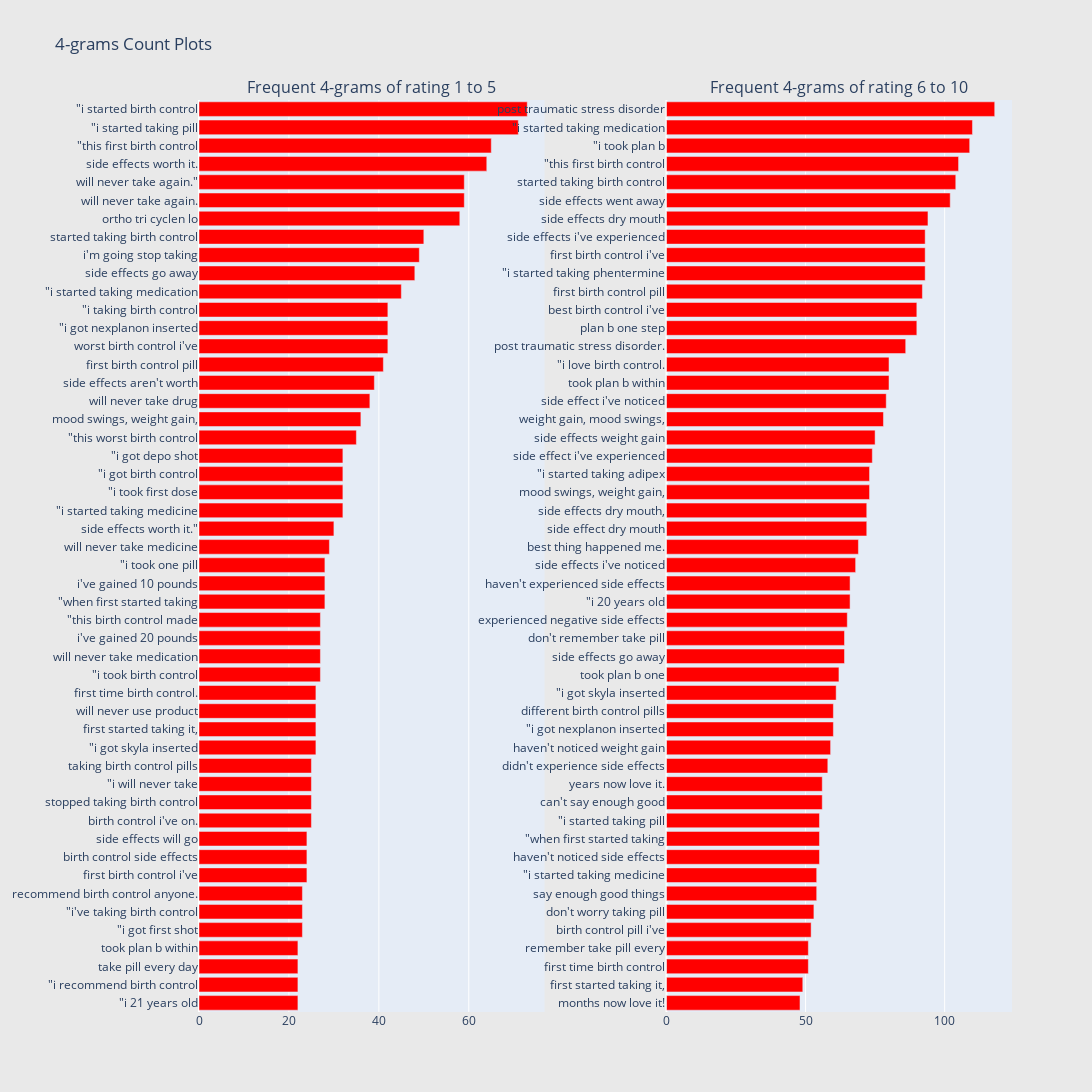

Notebook cell for this chart:
### Code cell
freq_dict = defaultdict(int)
for sent in df_all_1_5["review"]:
    for word in generate_ngrams(sent,4):
        freq_dict[word] += 1
fd_sorted = pd.DataFrame(sorted(freq_dict.items(), key=lambda x: x[1])[::-1])
fd_sorted.columns = ["word", "wordcount"]
trace1 = horizontal_bar_chart(fd_sorted.head(50), 'red')

freq_dict = defaultdict(int)
for sent in df_all_6_10["review"]:
    for word in generate_ngrams(sent,4):
        freq_dict[word] += 1
fd_sorted = pd.DataFrame(sorted(freq_dict.items(), key=lambda x: x[1])[::-1])
fd_sorted.columns = ["word", "wordcount"]
trace2 = horizontal_bar_chart(fd_sorted.head(50), 'red')

# Creating two subplots
fig = tools.make_subplots(rows=1, cols=2, vertical_spacing=0.04,horizontal_spacing=0.15,
                          subplot_titles=["Frequent 4-grams of rating 1 to 5", 
                                          "Frequent 4-grams of rating 6 to 10"])
fig.append_trace(trace1, 1, 1)
fig.append_trace(trace2, 1, 2)
fig['layout'].update(height=1200, width=1600, paper_bgcolor='rgb(233,233,233)', title="4-grams Count Plots")
py.iplot(fig, filename='word-plots')

### Figure 1 — Plotly figure (JSON) as saved in the notebook; plotly's stock layout.template omitted (floating-point values rounded to 4 significant figures)
{"data": [{"marker": {"color": "red"}, "orientation": "h", "showlegend": false, "type": "bar", "x": [22, 22, 22, 22, 23, 23, 23, 24, 24, 24, 25, 25, 25, 25, 26, 26, 26, 26, 27, 27, 27, 27, 28, 28, 28, 29, 30, 32, 32, 32, 32, 35, 36, 38, 39, 41, 42, 42, 42, 45, 48, 49, 50, 58, 59, 59, 64, 65, 71, 73], "xaxis": "x", "y": ["\"i 21 years old", "\"i recommend birth control", "take pill every day", "took plan b within", "\"i got first shot", "\"i&#039;ve taking birth control", "recommend birth control anyone.", "first birth control i&#039;ve", "birth control side effects", "side effects will go", "birth control i&#039;ve on.", "stopped taking birth control", "\"i will never take", "taking birth control pills", "\"i got skyla inserted", "first started taking it,", "will never use product", "first time birth control.", "\"i took birth control", "will never take medication", "i&#039;ve gained 20 pounds", "\"this birth control made", "\"when first started taking", "i&#039;ve gained 10 pounds", "\"i took one pill", "will never take medicine", "side effects worth it.\"", "\"i started taking medicine", "\"i took first dose", "\"i got birth control", "\"i got depo shot", "\"this worst birth control", "mood swings, weight gain,", "will never take drug", "side effects aren&#039;t worth", "first birth control pill", "worst birth control i&#039;ve", "\"i got nexplanon inserted", "\"i taking birth control", "\"i started taking medication", "side effects go away", "i&#039;m going stop taking", "started taking birth control", "ortho tri cyclen lo", "will never take again.", "will never take again.\"", "side effects worth it.", "\"this first birth control", "\"i started taking pill", "\"i started birth control"], "yaxis": "y"}, {"marker": {"color": "red"}, "orientation": "h", "showlegend": false, "type": "bar", "x": [48, 49, 51, 51, 52, 53, 54, 54, 55, 55, 55, 56, 56, 58, 59, 60, 60, 61, 62, 64, 64, 65, 66, 66, 68, 69, 72, 72, 73, 73, 74, 75, 78, 79, 80, 80, 86, 90, 90, 92, 93, 93, 93, 94, 102, 104, 105, 109, 110, 118], "xaxis": "x2", "y": ["months now love it!", "first started taking it,", "first time birth control", "remember take pill every", "birth control pill i&#039;ve", "don&#039;t worry taking pill", "say enough good things", "\"i started taking medicine", "haven&#039;t noticed side effects", "\"when first started taking", "\"i started taking pill", "can&#039;t say enough good", "years now love it.", "didn&#039;t experience side effects", "haven&#039;t noticed weight gain", "\"i got nexplanon inserted", "different birth control pills", "\"i got skyla inserted", "took plan b one", "side effects go away", "don&#039;t remember take pill", "experienced negative side effects", "\"i 20 years old", "haven&#039;t experienced side effects", "side effects i&#039;ve noticed", "best thing happened me.", "side effect dry mouth", "side effects dry mouth,", "mood swings, weight gain,", "\"i started taking adipex", "side effect i&#039;ve experienced", "side effects weight gain", "weight gain, mood swings,", "side effect i&#039;ve noticed", "took plan b within", "\"i love birth control.", "post traumatic stress disorder.", "plan b one step", "best birth control i&#039;ve", "first birth control pill", "\"i started taking phentermine", "first birth control i&#039;ve", "side effects i&#039;ve experienced", "side effects dry mouth", "side effects went away", "started taking birth control", "\"this first birth control", "\"i took plan b", "\"i started taking medication", "post traumatic stress disorder"], "yaxis": "y2"}], "layout": {"annotations": [{"font": {"size": 16}, "showarrow": false, "text": "Frequent 4-grams of rating 1 to 5", "x": 0.2125, "xanchor": "center", "xref": "paper", "y": 1, "yanchor": "bottom", "yref": "paper"}, {"font": {"size": 16}, "showarrow": false, "text": "Frequent 4-grams of rating 6 to 10", "x": 0.7875, "xanchor": "center", "xref": "paper", "y": 1, "yanchor": "bottom", "yref": "paper"}], "height": 1200, "paper_bgcolor": "rgb(233,233,233)", "title": {"text": "4-grams Count Plots"}, "width": 1600, "xaxis": {"anchor": "y", "domain": [0, 0.425]}, "xaxis2": {"anchor": "y2", "domain": [0.575, 1]}, "yaxis": {"anchor": "x", "domain": [0, 1]}, "yaxis2": {"anchor": "x2", "domain": [0, 1]}}}
